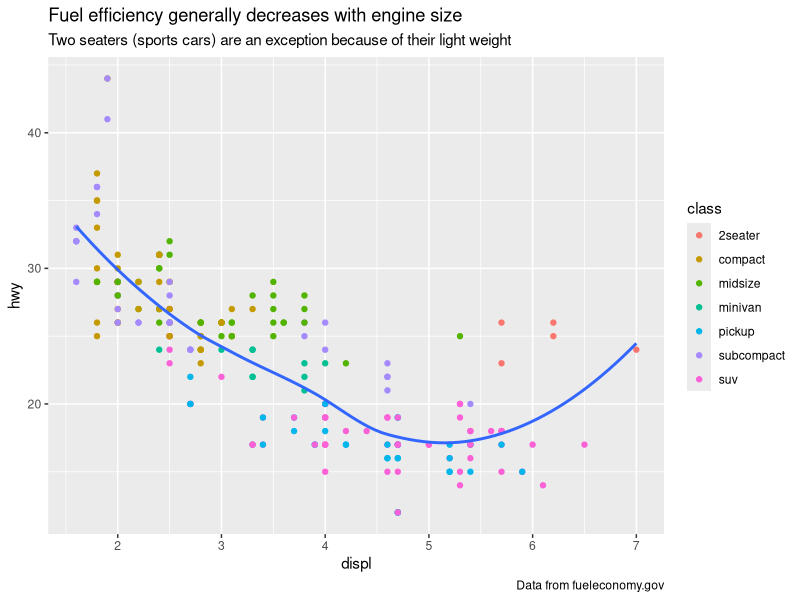
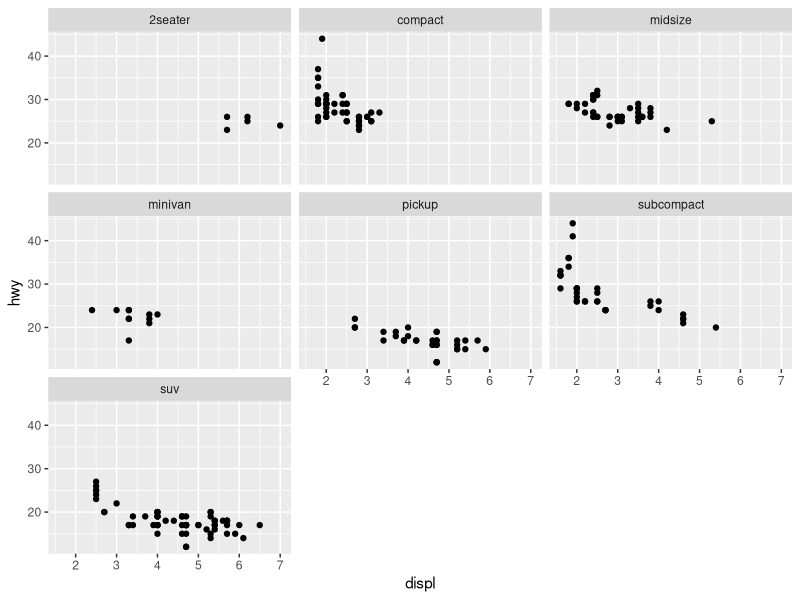

Recreate these plots in R, in order.
## ---- chunk 1
require(ggplot2)
## ---- chunk 2
ggplot(mpg, aes(displ, hwy)) +
  geom_point(aes(color = class)) +
  geom_smooth(se = FALSE, method = "loess") +
  labs(
    title = "Fuel efficiency generally decreases with engine size",
    subtitle = "Two seaters (sports cars) are an exception because of their light weight",
    caption = "Data from fueleconomy.gov"
  )
## ---- chunk 3
ggplot(mpg, aes(displ, hwy)) + 
  geom_point() + 
  facet_wrap(~class)
